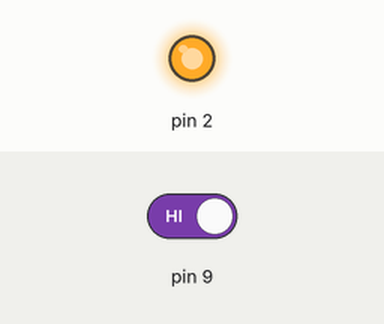
Bench run of a sketch on a simulated Arduino Uno, built with avr-gcc and run on an emulated ATmega328P. Parts: output pins drawn as LEDs (lit = HIGH). The inputs (shaded band) are chosen by the test bench; at power-on: pin 9 HIGH.

Above: at 1.2 s.
1.3 s: pin 9 driven LOW
At 1.6 s:
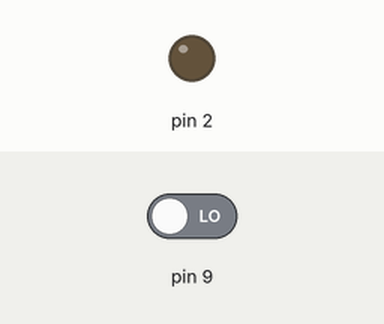
2.8 s: pin 9 driven HIGH
At 4.0 s:
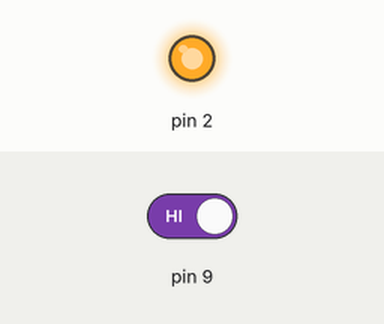
Timing chart, 0 to 5.8 s (numbered marks = the images above; inputs shaded):
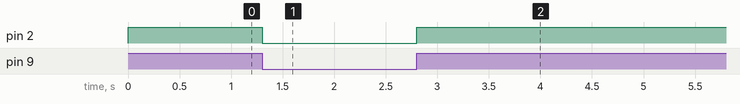

The sketch:

lab2.ino
```cpp
int status=0;
void setup(){
  pinMode(9,INPUT);
  pinMode(2,OUTPUT);

}
void loop(){
  status=digitalRead(9);
  if(status==0)
{
  digitalWrite(2,LOW);
  }
  else{
    digitalWrite(2,HIGH);
  }
}
```

Measured:
- after the input at 1.3 s, pin 2: HIGH → LOW at once
- after the input at 2.8 s, pin 2: LOW → HIGH at once
